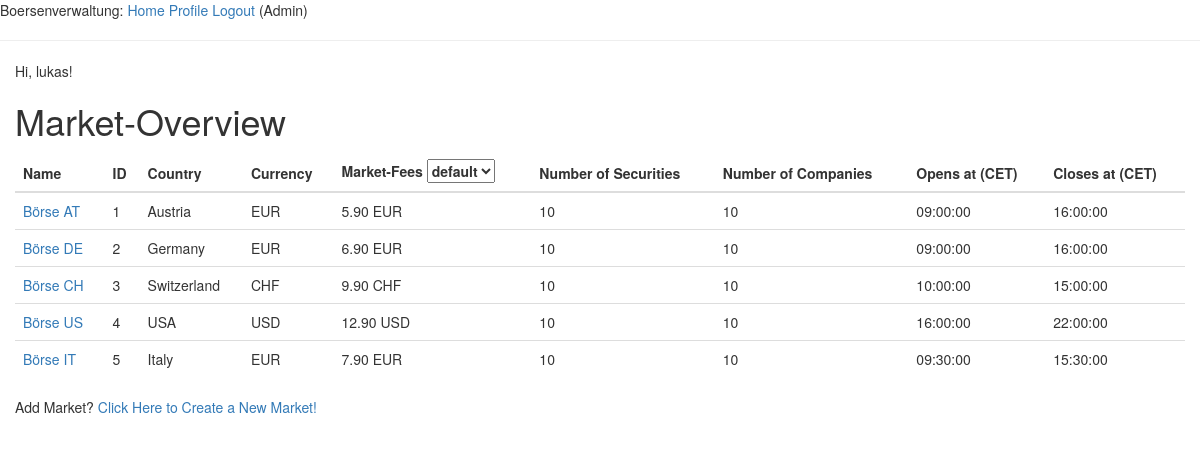
The page /index (signed in) on the database its author committed.
### app/models.py (models this page shows, shortened)
class User(UserMixin, db.Model):
    id = Column(Integer, primary_key=True)
    username = Column(String(64), index=True, unique=True)
    email = Column(String(120), index=True, unique=True)
    password_hash = Column(String(128))
    last_seen = Column(DateTime, default=datetime.utcnow)
    admin_tag = Column(Boolean, default=False)

class Market(db.Model):
    market_id = Column(Integer, primary_key=True)
    market_name = Column(Text, unique=True, nullable=False)
    opens_at = Column(Time, nullable=False)
    closes_at = Column(Time, nullable=False)
    market_currency_id = Column(Integer, nullable=False)
    market_country = Column(Text, nullable=False)
    market_fee = Column(Float, nullable=False)

class Currency(db.Model):
    market_currency_id = Column(Integer, primary_key=True)
    market_currency_name = Column(Text, nullable=False)
    market_currency_code = Column(Text, nullable=False)

### app/routes.py (the view)
@app.route('/', methods=['GET', 'POST'])
@app.route('/index', methods=['GET', 'POST'])
@login_required  # nur sichtbar für eingeloggte User
def index():
    markets = Market.query.all()
    currencies = Currency.query.all()
    count_securities = 10
    count_companies = 10
    return render_template('index.html', title='Home', markets=markets, currencies=currencies,
                           count_companies=count_companies, count_securities=count_securities
                           )

### app/models.py (called while the page is built)
@login.user_loader
def load_user(id):
    return User.query.get(int(id))

### app/routes.py (called while the page is built)
@app.before_request
def before_request():
    if current_user.is_authenticated:
        current_user.last_seen = datetime.utcnow()
        db.session.commit()

### app/templates/index.html (shortened to what this page needs)
{% extends "base.html" %}
{% block content %}
    <div class="container-fluid">
    <h>Hi, {{ current_user.username }}!</h>
    <h1>Market-Overview</h1>
    <table class="table table-hover" id="market-table">
        <thead>
            <tr>
                <th>Name</th>
                <th>ID</th>
                <th>Country</th>
                <th>Currency</th>
                <th>Market-Fees
                    <select id="currency-select">
                        <option value="default">default</option>
                    </select>
                </th>
                <th>Number of Securities</th>
                <th>Number of Companies</th>
                <th>Opens at (CET)</th>
                <th>Closes at (CET)</th>
            </tr>
        </thead>
        <tbody>
            {% for market in markets %}
            <tr>
                <td><a href="{{ url_for('market', market_id=market.market_id) }}">{{ market.market_name }}</a></td>
                <td>{{ market.market_id }}</td>
                <td>{{ market.market_country }}</td>
                <td class="currency">
                    {% for currency in currencies %}
                        {% if currency.market_currency_id == market.market_currency_id %}
                            {{ currency.market_currency_code }}
                        {% endif %}
                    {% endfor %}
                </td>
                <td class="fee-cell" data-original-value="{{ market.market_fee }}">
                    {{ "%.2f" % market.market_fee }}
                    {% for currency in currencies %}
                        {% if currency.market_currency_id == market.market_currency_id %}
                            {{ currency.market_currency_code }}
                        {% endif %}
                    {% endfor %}
                </td>
                <td>{{ count_securities }}</td>
                <td>{{ count_companies }}</td>
                <td>{{ market.opens_at }}</td>
                <td>{{ market.closes_at }}</td>
            </tr>
            {% endfor %}
        </tbody>
    </table>
    {% if current_user.admin_tag %}
    <p>Add Market? <a href="{{ url_for('createmarket') }}">Click Here to Create a New Market!</a></p>
    {% endif %}
    </div>
{% endblock %}

### rows shown on the page
User: username "lukas"
Market: market_name "Börse AT", market_id "1", market_country "Austria", market_fee "5.90", count_securities "10", count_companies "10", opens_at "09:00:00", closes_at "16:00:00"
Currency: market_currency_code "EUR"
Market: market_name "Börse DE", market_id "2", market_country "Germany", market_fee "6.90", count_securities "10", count_companies "10", opens_at "09:00:00", closes_at "16:00:00"
Market: market_name "Börse CH", market_id "3", market_country "Switzerland", market_fee "9.90", count_securities "10", count_companies "10", opens_at "10:00:00", closes_at "15:00:00"
Currency: market_currency_code "CHF"
Market: market_name "Börse US", market_id "4", market_country "USA", market_fee "12.90", count_securities "10", count_companies "10", opens_at "16:00:00", closes_at "22:00:00"
Currency: market_currency_code "USD"
Market: market_name "Börse IT", market_id "5", market_country "Italy", market_fee "7.90", count_securities "10", count_companies "10", opens_at "09:30:00", closes_at "15:30:00"
